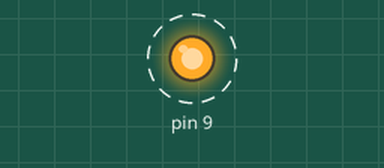
Recording of a sketch running on a simulated Arduino Uno, built with avr-gcc and run on an emulated ATmega328P. Shown: output pins drawn as LEDs (lit = HIGH). Dashed ring = blinking. What the sketch prints to the serial monitor is not drawn.

Above: at 0.5 s.
Timing chart, 0 to 4.6 s (numbered marks = the images above):
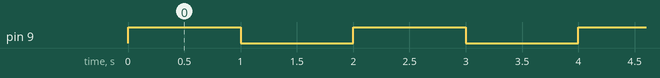

The sketch:

led_exp.ino
```cpp
void setup() {
  // put your setup code here, to run once:
 //  pinMode(4, OUTPUT);
  // DDRB |= 00100000;
  // DDRB |= (1<<5);
  // DDRD |=(1<<4);
  DDRB |=(1<<1);
  Serial.begin(9600);

}

void loop() {
  // put your main code here, to run repeatedly:
  // digitalWrite(4, HIGH);
  PORTB |= (1<<1);
  // PORTD |= (1<<4);
  //Serial.println(PORTB); //VALUE WILL BE PRINTED AS 2
  delay(1000);
  // digitalWrite(4, LOW);
  // PORTD &= 0B0111111;
  // PORTD &= !(1<<4);
  PORTB &= !(1<<1);
  delay(1000);
  Serial.println(PORTB); //VALUE OF PORTD IS BEING PRINTED AS 0
}
```

Measured:
- by itself, pin 9: alternates HIGH for 1.0 s and LOW for 1.0 s
